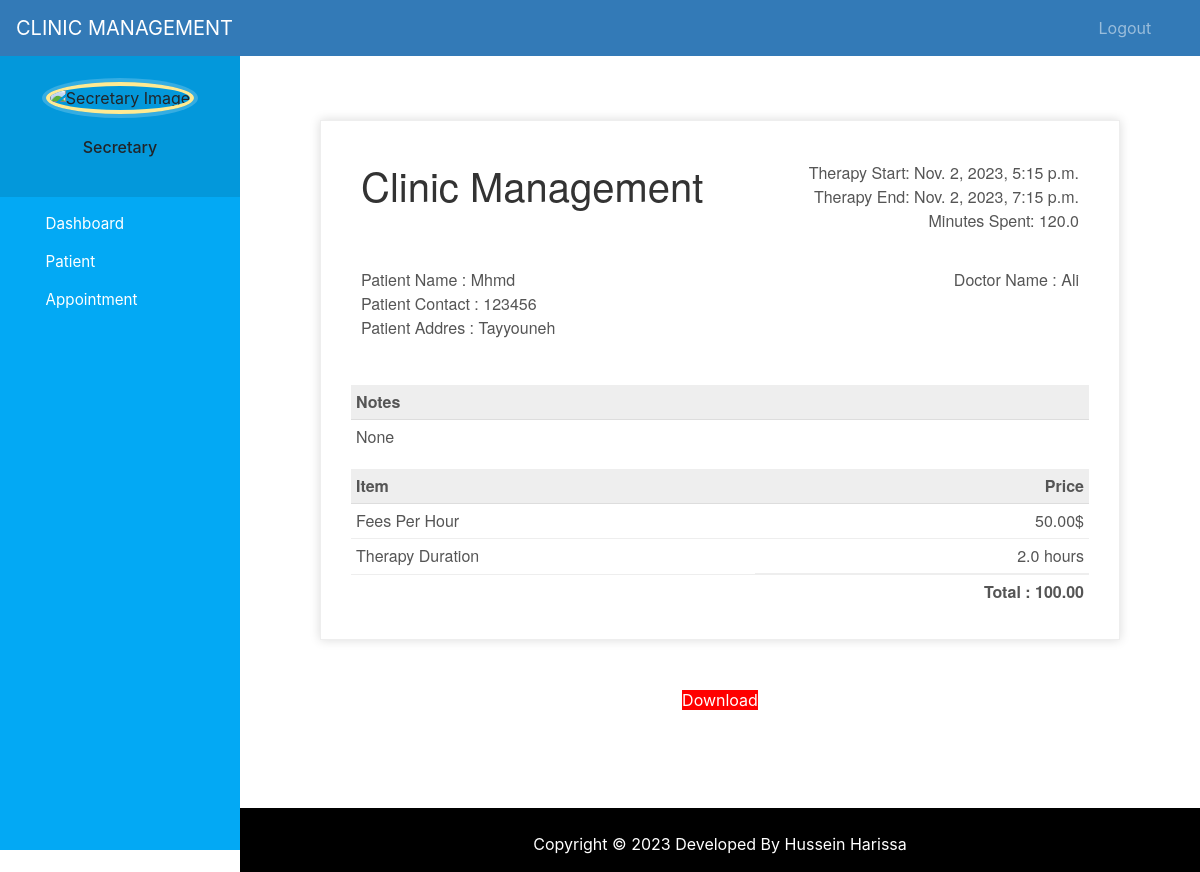
The app's page /bill-appointment2/1/ (signed in) with its own data.
### users/models.py (models this page shows, shortened)
class Appointment(models.Model):
    patient = models.ForeignKey(Patient, on_delete=models.CASCADE)
    doctor = models.ForeignKey(Doctor, on_delete=models.CASCADE)
    start_time=models.DateTimeField()
    end_time=models.DateTimeField()
    fees_per_hour = models.DecimalField(max_digits=10, decimal_places=2)
    description=models.TextField(max_length=500, blank=True)
    is_completed = models.BooleanField(default=False)
    def calculate_duration(self):
        if self.start_time and self.end_time:
            duration = self.end_time - self.start_time
            return duration
        return None
    def calculate_total_fees(self):
        duration = self.calculate_duration()
        if (duration):
            hours, seconds = divmod(duration.seconds, 3600)
            duration_in_hours = duration.days * 24 + hours + seconds / 3600
            total_fees = decimal.Decimal(duration_in_hours) * self.fees_per_hour
            return round(total_fees, 2)
        else:
            return None

class Patient(models.Model):
    user = models.OneToOneField(User, on_delete=models.CASCADE)
    address = models.CharField(max_length=40)
    mobile = models.CharField(max_length=20,null=False)
    symptoms = models.CharField(max_length=100,null=True)

### users/views.py (the view)
# urls.py: path('bill-appointment2/<int:pk>/', views.admin_appointment_bill2,name='appointment-bill2'),
@login_required(login_url='secretary-login')
@user_passes_test(is_secretary)
def admin_appointment_bill2(request,pk):
    appointment = models.Appointment.objects.get(id=pk)
    duration = appointment.calculate_duration()
    patient = models.Patient.objects.get(id = appointment.patient_id)
    assignedDoctor = models.Doctor.objects.get(id=appointment.doctor_id)
    duration_in_minutes = duration.seconds / 60
    duration_in_hours = round(duration.seconds / 3600, 2)
    appointmentDict = {
        'appID' : pk,
        'patientName' : patient.user.first_name,
        'mobile' : patient.mobile,
        'address' : patient.address,
        'symptoms':patient.symptoms,
        'start_time' : appointment.start_time,
        'end_time' : appointment.end_time,
        'durationInMinutes' : duration_in_minutes,
        'durationInHours' : duration_in_hours,
        'assignedDoctor' : assignedDoctor.user.first_name,
        'fees_hour' : appointment.fees_per_hour,
        'totalFees' : appointment.calculate_total_fees()
    }
    return render(request,'users/secretary/appointment_final_bill.html',context=appointmentDict)

### users/views.py (called while the page is built)
def is_secretary(user):
    return user.groups.filter(name='SECRETARY').exists()

### users/templates/users/secretary/appointment_final_bill.html (shortened to what this page needs)
{% extends 'users/secretary/base.html' %}
{% load static %}
{% block content %}
<head>
</head>
<br><br><br>
<div class="invoice-box">
  <table cellpadding="0" cellspacing="0">
    <tr class="top">
      <td colspan="2">
        <table>
          <tr>
            <td class="title">
              <h1>Clinic Management</h1>
            </td>
            <td>
              Therapy Start: {{start_time}}<br>
              Therapy End: {{end_time}}<br>
              Minutes Spent: {{durationInMinutes}}
            </td>
          </tr>
        </table>
      </td>
    </tr>
    <tr class="information">
      <td colspan="2">
        <table>
          <tr>
            <td>
              Patient Name : {{patientName}}<br>
              Patient Contact : {{mobile}}<br>
              Patient Addres : {{address}}<br>
            </td>
            <td>
              Doctor Name : {{assignedDoctor}}<br>
            </td>
          </tr>
        </table>
      </td>
    </tr>
    <tr class="heading">
      <td>
        Notes
      </td>
      <td>
      </td>
    </tr>
    <tr class="details">
      <td>
        {{symptoms}}
      </td>
    </tr>
    <tr class="heading">
      <td>
        Item
      </td>
      <td>
        Price
      </td>
    </tr>
    <tr class="item">
      <td>
        Fees Per Hour
      </td>
      <td>
        {{fees_hour}}$
      </td>
    </tr>
    <tr class="item">
      <td>
        Therapy Duration
      </td>
      <td>
        {{durationInHours}} hours
      </td>
    </tr>
    <tr class="total">
      <td></td>
      <td>
        Total : {{totalFees}}
      </td>
    </tr>
  </table>
</div>
<br><br>
<div class="download">
  <a style="background:red; width:500px;" href="{% url 'download-pdf2' appID %}">Download</a>
</div>
{% endblock content %}

### users/static/users/css/style.css (style rules this page uses)
body { padding-left: 240px; }

### users/templates/users/secretary/base.html (style rules this page uses)
a:link { text-decoration: none; }
a { color: white; }
body { padding-left: 240px; }

### users/templates/users/secretary/appointment_final_bill.html (style rules this page uses)
.invoice-box { max-width: 800px; margin: auto; padding: 30px; border: 1px solid #eee; box-shadow: 0 0 10px rgba(0, 0, 0, .15); font-size: 16px; line-height: 24px; font-family: 'Helvetica Neue', 'Helvetica', Helvetica, Arial, sans-serif; color: #555; }
.invoice-box table { width: 100%; line-height: inherit; text-align: left; }
.invoice-box table td { padding: 5px; vertical-align: top; }
.invoice-box table tr td:nth-child(2) { text-align: right; }
.invoice-box table tr.top table td { padding-bottom: 20px; }
.invoice-box table tr.top table td.title { font-size: 45px; line-height: 45px; color: #333; }
.invoice-box table tr.information table td { padding-bottom: 40px; }
.invoice-box table tr.heading td { background: #eee; border-bottom: 1px solid #ddd; font-weight: bold; }
.invoice-box table tr.details td { padding-bottom: 20px; }
.invoice-box table tr.item td { border-bottom: 1px solid #eee; }
.invoice-box table tr.total td:nth-child(2) { border-top: 2px solid #eee; font-weight: bold; }
.download { text-align: center; display: block; }

### records on screen
Appointment: start_time "Nov. 2, 2023, 5:15 p.m.", end_time "Nov. 2, 2023, 7:15 p.m.", fees_per_hour "50.00"
Patient: mobile "123456", address "Tayyouneh", symptoms "None"

### other values on screen
{{ durationInMinutes }} "120.0"
{{ patientName }} "Mhmd"
{{ assignedDoctor }} "Ali"
{{ durationInHours }} "2.0"
{{ totalFees }} "100.00"
